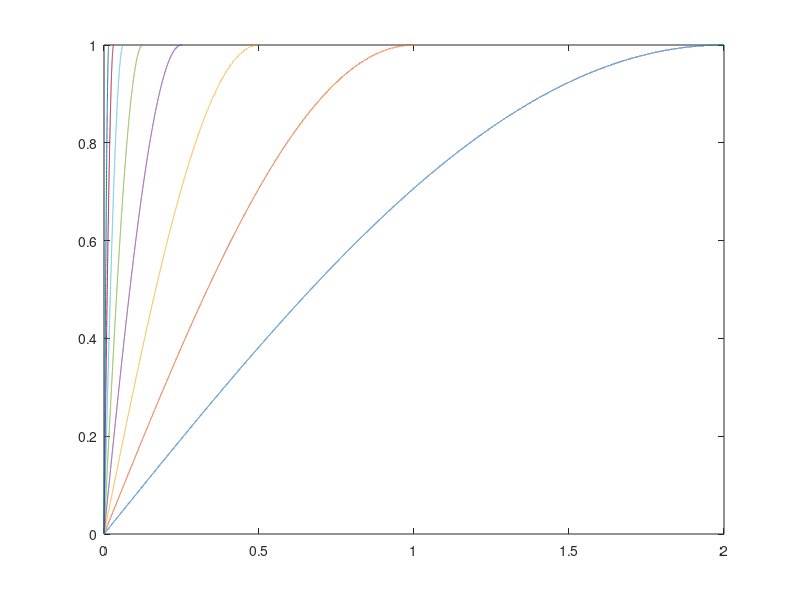
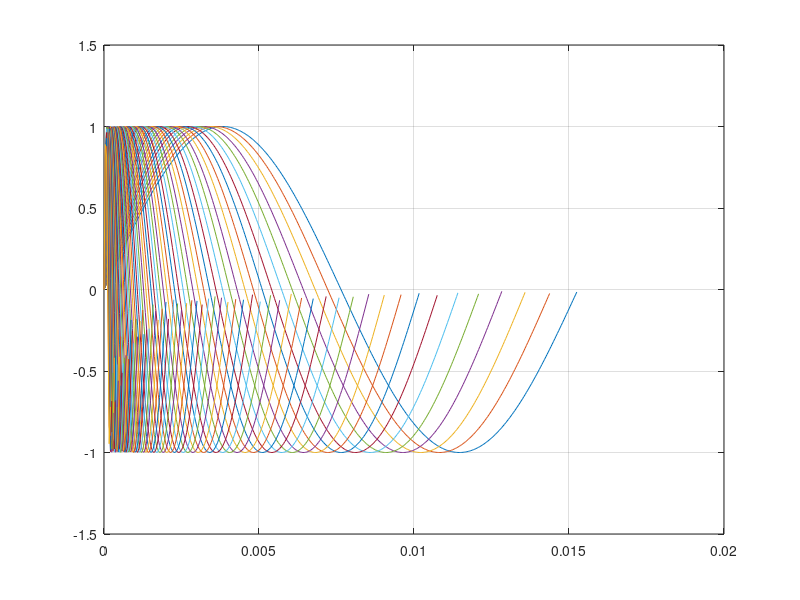

These figures' MATLAB source, in order:

% @ingroup Matlab 

clear 
%% global parameters 
a  = 2^(1/12);
f0 = 65.40639;
SR = 24000; %sample rate
dt = 1/SR;

%% normal LUT

%semitones steps related to f0

%n = -24;
%n = -12;   % C-1 
%n = 0;   % C0
%n= 12; % C1

oct_LUT = 6;
keys = 12;

n=[0:12:oct_LUT*keys];

%LUT_start_octave = log(fn/f0)/log(a);
% LUT scale parameter


%calculations


%freqquency
for i = n(1):n(end)

    fn(i+1,1) = f0 * a^i;
    
end

Y = cell(length(fn),1); 
start_ind = zeros(length(fn),1);
end_ind   = zeros(length(fn),1);

start_ind(1,1) = 0;
end_ind  (1,1) = round(SR / fn(1))-1;

for i = 1 : length(fn)
    
    BS(i,1) = round((SR / fn(i)));
    
    t = 0:dt:BS(i)*dt-dt; %-dt
    
    Y{i} = sin(2*pi*fn(i)*t);
    figure(2);
    ylim([-1.5 1.5]);
    plot(t,Y{i});
    hold on;
    grid on;
    %y = sin(2*pi*freq(i)*t);

    if i > 1
   
        start_ind(i,1) = start_ind(i-1,1) + BS(i-1,1);
        end_ind  (i,1) = start_ind(i  ,1) + BS(i,  1) - 1;  
    end
end
  LUT_Array = [];
length_Y = 0;
for i =1 : length(Y)
    length_Y = length_Y + length(Y{i});
    LUT_Array = [LUT_Array,Y{i}];  %result vector for LUT
end

FandBS = [fn, BS, start_ind, end_ind];



%% LFO calculation (kann auf viertel Periode reduziert werden)
%parameter
%LFO_ind=[1,13,20,25,32,37,41,44,46,49,61,73,80,85]'; %ausgewählte frequenzen
anzahlFrequenzen = 8;
startFrequenz = 0.125;

%variables init
LFO_Array = [];
fn_LFO = (anzahlFrequenzen);
start_ind_LFO = zeros(length(fn_LFO),1);
end_ind_LFO   = zeros(length(fn_LFO),1);
Y = cell(length(fn_LFO),1);
BS_LFO =  zeros(length(fn_LFO),1);

%calculation
indexOffset = log2(startFrequenz);
% loop start index depends on smalles frequency of desire (0.125 = 2^-3)
for i = 0:anzahlFrequenzen-1
    fn_LFO(i+1,1) = 2^(i+indexOffset);
end

%index an der stelle 1
start_ind_LFO(1,1) = 0;
end_ind_LFO  (1,1) = round(SR / fn_LFO(1))/4-1;


for i = 1 : length(fn_LFO)
    
    BS_LFO(i,1) = round(SR / fn_LFO(i))/4;
    
    t = 0:dt:(BS_LFO(i))*dt-dt;
    
    Y{i} = sin(2*pi*fn_LFO(i)*t);
    %y = sin(2*pi*freq(i)*t);

    if i > 1
    
        start_ind_LFO(i,1) = start_ind_LFO(i-1,1) + BS_LFO(i-1,1);
        end_ind_LFO  (i,1) = start_ind_LFO(i  ,1) + BS_LFO(i,  1) - 1;
    
    end
    
    %plot
    figure(1)
    plot(t,Y{i});
    hold on;
    

end

for i =1 : length(Y)
    length_Y = length_Y + length(Y{i});
    LFO_Array = [LFO_Array,Y{i}]; %result vector for LFO
end
FandBS_LFO = [fn_LFO, BS_LFO, start_ind_LFO, end_ind_LFO];


%% exponential LUT
Fmax = FandBS(length(FandBS),1);
FmaxToLog = log(Fmax);
x = linspace(0,1,1000);
LUT_EXP = exp(x*FmaxToLog)
% plot(LUT_EXP);


%% C-File generator parameters
precision = 5; %precision of Nachkommastelle
precision_LFO = 5; %precision of Nachkommastelle



%% C-file
dlmwrite('sinLUT.c','#include "sinLUT.h"','delimiter','', 'precision', precision);   

%LUT

%LUT Array
dlmwrite('sinLUT.c','const float LUT[] __attribute__ ((section(".rodata"))) = {','delimiter','', 'precision', precision,'-append'); 
dlmwrite('sinLUT.c',LUT_Array,'delimiter',',', 'precision', precision,'-append');
dlmwrite('sinLUT.c','};','delimiter','', 'precision', precision,'-append');  

%write frequency array
dlmwrite('sinLUT.c','const float LUT_FREQUENCYS[] __attribute__ ((section(".rodata"))) = {','delimiter','', 'precision', precision,'-append')   
dlmwrite('sinLUT.c',FandBS(:,1)','delimiter',',', 'precision', precision,'-append');  
dlmwrite('sinLUT.c','};','delimiter','', 'precision', precision,'-append');  

%write Blocksize array
dlmwrite('sinLUT.c','const uint32_t LUT_SUPPORTPOINTS[] __attribute__ ((section(".rodata"))) = {','delimiter','', 'precision', precision,'-append')   
dlmwrite('sinLUT.c',FandBS(:,2)','delimiter',',', 'precision', precision,'-append');  
dlmwrite('sinLUT.c','};','delimiter','', 'precision', precision,'-append');  

%write start index array
dlmwrite('sinLUT.c','const uint32_t LUT_STARTINDEX[] __attribute__ ((section(".rodata"))) = {','delimiter','', 'precision', precision,'-append')   
dlmwrite('sinLUT.c',FandBS(:,3)','delimiter',',', 'precision', precision,'-append');  
dlmwrite('sinLUT.c','};','delimiter','', 'precision', precision,'-append');  

%write Blocksize array
dlmwrite('sinLUT.c','const uint32_t LUT_ENDINDEX[] __attribute__ ((section(".rodata"))) = {','delimiter','', 'precision', precision,'-append')   
dlmwrite('sinLUT.c',FandBS(:,4)','delimiter',',', 'precision', precision,'-append');  
dlmwrite('sinLUT.c','};','delimiter','', 'precision', precision,'-append');  

%LFO

%LFO Array
dlmwrite('sinLUT.c','const float LFO[] __attribute__ ((section(".rodata"))) = {','delimiter','', 'precision', precision,'-append');   
dlmwrite('sinLUT.c',LFO_Array,'delimiter',',', 'precision', precision_LFO,'-append');
dlmwrite('sinLUT.c','};','delimiter','', 'precision', precision,'-append');  

%write frequency array
dlmwrite('sinLUT.c','const float LFO_FREQUENCYS[] __attribute__ ((section(".rodata"))) = {','delimiter','', 'precision', precision,'-append')   
dlmwrite('sinLUT.c',FandBS_LFO(:,1)','delimiter',',', 'precision', precision,'-append');  
dlmwrite('sinLUT.c','};','delimiter','', 'precision', precision,'-append');  

%write Blocksize array
dlmwrite('sinLUT.c','const uint32_t LFO_SUPPORTPOINTS[] __attribute__ ((section(".rodata"))) = {','delimiter','', 'precision', precision,'-append')   
dlmwrite('sinLUT.c',FandBS_LFO(:,2)','delimiter',',', 'precision', precision,'-append');  
dlmwrite('sinLUT.c','};','delimiter','', 'precision', precision,'-append');  

%write start index array
dlmwrite('sinLUT.c','const uint32_t LFO_STARTINDEX[] __attribute__ ((section(".rodata"))) = {','delimiter','', 'precision', precision,'-append')   
dlmwrite('sinLUT.c',FandBS_LFO(:,3)','delimiter',',', 'precision', precision,'-append');  
dlmwrite('sinLUT.c','};','delimiter','', 'precision', precision,'-append');  

%write Blocksize array
dlmwrite('sinLUT.c','const uint32_t LFO_ENDINDEX[] __attribute__ ((section(".rodata"))) = {','delimiter','', 'precision', precision,'-append')   
dlmwrite('sinLUT.c',FandBS_LFO(:,4)','delimiter',',', 'precision', precision,'-append');  
dlmwrite('sinLUT.c','};','delimiter','', 'precision', precision,'-append');  

%EXP

%write LUT_EXP
dlmwrite('sinLUT.c','const float LUT_EXP[] __attribute__ ((section(".rodata"))) = {','delimiter','', 'precision', precision,'-append')   
dlmwrite('sinLUT.c',LUT_EXP,'delimiter',',', 'precision', precision,'-append');  
dlmwrite('sinLUT.c','};','delimiter','', 'precision', precision,'-append');  
%% H-file



%include Guard
dlmwrite('sinLUT.h','#ifndef INC_SINLUT_H_','delimiter','', 'precision', precision);
dlmwrite('sinLUT.h','#define INC_SINLUT_H_','delimiter','', 'precision', precision,'-append') 
dlmwrite('sinLUT.h','//includes ','delimiter','', 'precision', precision,'-append');
dlmwrite('sinLUT.h','#include "main.h"','delimiter','', 'precision', precision,'-append') ;

%Space
dlmwrite('sinLUT.h',' ','delimiter','', 'precision', precision,'-append');
dlmwrite('sinLUT.h',' ','delimiter','', 'precision', precision,'-append');

%defines
dlmwrite('sinLUT.h','//defines ','delimiter','', 'precision', precision,'-append');

dlmwrite('sinLUT.h',['#define LUT_SR ',num2str(SR)],'delimiter','', 'precision', precision,'-append');
% %LUT defines
dlmwrite('sinLUT.h',['#define LUT_START_OCTAVE ',num2str(FandBS(length(FandBS),1))],'delimiter','', 'precision', precision,'-append');

dlmwrite('sinLUT.h',['#define LUT_FMAX ',num2str(FandBS(length(FandBS),1))],'delimiter','', 'precision', precision,'-append');
dlmwrite('sinLUT.h',['#define LUT_FMIN ',num2str(FandBS(1,1))],'delimiter','', 'precision', precision,'-append');
dlmwrite('sinLUT.h',['#define LUT_OCTAVES ',num2str(oct_LUT)],'delimiter','', 'precision', precision,'-append');

%LFO defines
dlmwrite('sinLUT.h','//defines ','delimiter','', 'precision', precision,'-append');
dlmwrite('sinLUT.h',['#define LFO_FMAX ',num2str(FandBS_LFO(length(FandBS_LFO),1))],'delimiter','', 'precision', precision,'-append');
dlmwrite('sinLUT.h',['#define LFO_FMIN ',num2str(FandBS_LFO(1,1))],'delimiter','', 'precision', precision,'-append');
%dlmwrite('sinLUT.h',['#define LFO_OCTAVES ',num2str(oct_LFO)],'delimiter','', 'precision', precision,'-append');


%Space
dlmwrite('sinLUT.h',' ','delimiter','', 'precision', precision,'-append');
dlmwrite('sinLUT.h',' ','delimiter','', 'precision', precision,'-append');

%variables

dlmwrite('sinLUT.h','//variables','delimiter','', 'precision', precision,'-append');
%LUT
dlmwrite('sinLUT.h',['const float  LUT[',num2str(length(LUT_Array)),'];'],'delimiter','', 'precision', precision,'-append');
dlmwrite('sinLUT.h',['const uint32_t LUT_ENDINDEX[', num2str(length(FandBS(:,4))),'];'],'delimiter','', 'precision', precision,'-append') ;
dlmwrite('sinLUT.h',['const uint32_t LUT_STARTINDEX[',num2str(length(FandBS(:,3))),'];'],'delimiter','', 'precision', precision,'-append');  
dlmwrite('sinLUT.h',['const uint32_t LUT_SUPPORTPOINTS[',num2str(length(FandBS(:,2))),'];'],'delimiter','', 'precision', precision,'-append'); 
dlmwrite('sinLUT.h',['const float LUT_FREQUENCYS[',num2str(length(FandBS(:,1))),'];'],'delimiter','', 'precision', precision,'-append'); 

%LFO
dlmwrite('sinLUT.h',['const float LFO[',num2str(length(LFO_Array)),'];'],'delimiter','', 'precision', precision,'-append');
dlmwrite('sinLUT.h',['const uint32_t LFO_ENDINDEX[',num2str(length(FandBS_LFO(:,4))),'];'],'delimiter','', 'precision', precision,'-append') ;
dlmwrite('sinLUT.h',['const uint32_t LFO_STARTINDEX[',num2str(length(FandBS_LFO(:,3))),'];'],'delimiter','', 'precision', precision,'-append');  
dlmwrite('sinLUT.h',['const uint32_t LFO_SUPPORTPOINTS[',num2str(length(FandBS_LFO(:,2))),'];'],'delimiter','', 'precision', precision,'-append'); 
dlmwrite('sinLUT.h',['const float LFO_FREQUENCYS[',num2str(length(FandBS_LFO(:,1))),'];'],'delimiter','', 'precision', precision,'-append'); 

%EXP
dlmwrite('sinLUT.h',['const float LUT_EXP[',num2str(length(LUT_EXP)),'];'],'delimiter','', 'precision', precision,'-append'); 

dlmwrite('sinLUT.h','#endif','delimiter','', 'precision', precision,'-append');
